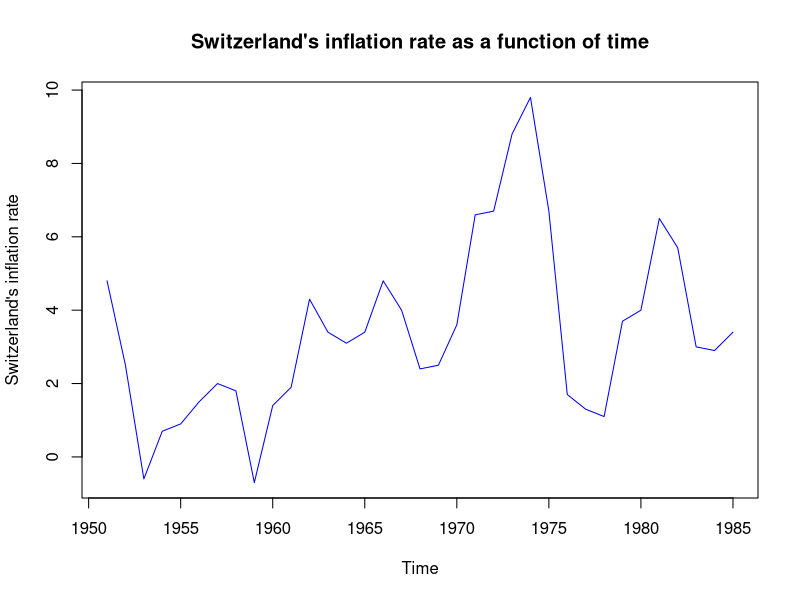

Generate this figure with R:
## ---- chunk 1
#-- R code goes here ----
strikes <- read.csv("strikes.csv", as.is = TRUE)
dim(strikes) 
## ---- chunk 2
#-- R code goes here ----
?head
head(strikes, n = 4)
## ---- chunk 3
#-- R code goes here ----
?str
str(strikes)
## ---- chunk 4
#-- R code goes here ----
summary(strikes)
## ---- chunk 5
#-- R code goes here ----
Switzerland.logical <- strikes$country == "Switzerland"
summary(Switzerland.logical)
## ---- chunk 6
#-- R code goes here ----
Switzerland.strikes <- subset(strikes, country == "Switzerland")
head(Switzerland.strikes)
str(Switzerland.strikes)
## ---- chunk 7
#-- R code goes here ----
 plot(Switzerland.strikes$year,Switzerland.strikes$inflation,
      main="Switzerland's inflation rate as a function of time", xlab="Time",ylab="Switzerland's inflation rate",
      col="blue",type="l")  

